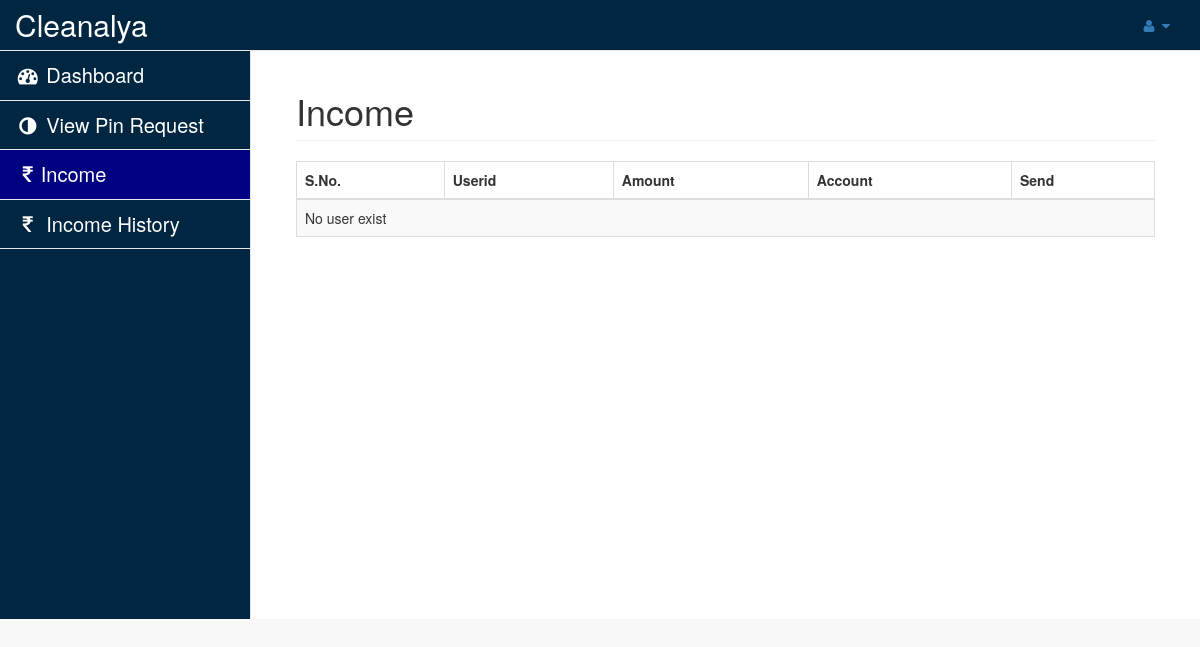
The app's page /admin/income.php (signed in), older data.
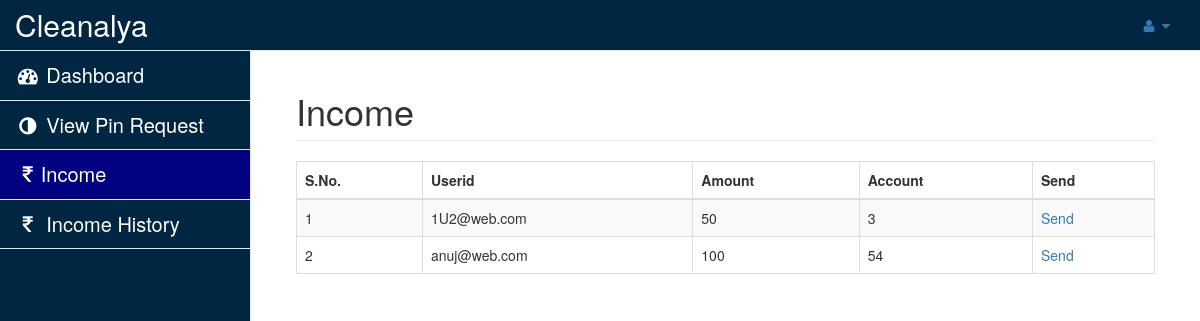
The same page, newer data.
### tables this page shows
CREATE TABLE `income` (
  `id` int(11) NOT NULL,
  `userid` varchar(50) DEFAULT NULL,
  `current_bal` int(11) NOT NULL,
  `total_bal` int(11) DEFAULT 0
);

CREATE TABLE `user` (
  `id` int(11) NOT NULL,
  `name` varchar(100) NOT NULL,
  `email` varchar(50) NOT NULL,
  `password` varchar(30) NOT NULL,
  `mobile` varchar(12) NOT NULL,
  `address` text NOT NULL,
  `account` varchar(20) NOT NULL,
  `under_userid` varchar(50) NOT NULL,
  `amount` int(11) NOT NULL,
  `side` enum('first','second','third','fourth','fifth','sixth','seventh','eighth','ninth','tenth') NOT NULL
);

### admin/income.php (the view, shortened to what this page needs)
<?php
require('php-includes/connect.php');
?>
<!DOCTYPE html>
<html lang="en">
<head>
    <link href="vendor/bootstrap/css/bootstrap.min.css" rel="stylesheet">
    <link href="vendor/metisMenu/metisMenu.min.css" rel="stylesheet">
    <link href="dist/css/sb-admin-2.css" rel="stylesheet">
    <link href="vendor/font-awesome/css/font-awesome.min.css" rel="stylesheet" type="text/css">
</head>
<body>
    <div id="wrapper" style="background-color: #002642">
        <?php include('php-includes/menu.php'); ?>
        <div id="page-wrapper">
            <div class="container-fluid">
                <div class="row">
                    <div class="col-lg-12">
                        <h1 class="page-header">Income</h1>
                    </div>
                </div>
                <div class="row">
                	<div class="col-lg-12">
                    	<div class="table-responsive">
                        	<table class="table table-bordered table-striped">
                            	<thead>
                                	<tr>
                                    	<th>S.No.</th>
                                        <th>Userid</th>
                                        <th>Amount</th>
                                        <th>Account</th>
                                        <th>Send</th>
                                    </tr>
                                </thead>
                                <tbody>
								<?php
                                	$query = mysqli_query($con,"select * from income where current_bal>0");
									if(mysqli_num_rows($query)>0){
										$i=1;
										while($row=mysqli_fetch_array($query)){
											$userid = $row['userid'];
											$amount = $row['total_bal'];
											$query_user = mysqli_query($con,"select * from user where email='$userid'");
											$result = mysqli_fetch_array($query_user);
											$account = $result['account'];
										?>
                                        	<tr>
                                            	<td><?php echo $i; ?></td>
                                                <td><?php echo $userid; ?></td>
                                                <td><?php echo $row['current_bal']; ?></td>
                                                <td><?php echo $account; ?></td>
                                                <td><a href="income.php?<?php echo 'userid='.$userid.'&amount='.$amount ?>">Send</a></td>
                                            </tr>
                                        <?php
											$i++;
										}
									}
									else{
									?>
                                    	<tr>
                                        	<td colspan="5">No user exist</td>
                                        </tr>
                                    <?php
									}
                                ?>
                                </tbody>
                            </table>
                        </div>
                    </div>
                </div>
            </div>
        </div>
    </div>
</body>
</html>

### admin/php-includes/menu.php (shortened to what this page needs)
<div id="wrapper" style="background-color: #002642; ">
<nav class="navbar navbar-default navbar-static-top" role="navigation" style="margin-bottom: 0 ; background-color: #002642">
            <div class="navbar-header">
                <a class="navbar-brand" href="home.php" style="font-size:30px; color:#fff ">Cleanalya</a>
            </div>
            <ul class="nav navbar-top-links navbar-right">
                <li class="dropdown">
                    <a class="dropdown-toggle" data-toggle="dropdown" href="#">
                        <i class="fa fa-user fa-fw"></i> <i class="fa fa-caret-down"></i>
                    </a>
                </li>
            </ul>
            <div class="navbar-default sidebar" role="navigation" style="background-color: #002642">
                <div class="sidebar-nav navbar-collapse">
                    <ul class="nav" id="side-menu">
                        <li>
                            <a href="home.php" style="font-size:20px; color:#fff" >
                            <i class="fa fa-dashboard fa-fw" style="font-size:20px; "></i> Dashboard</a>
                        </li>
                        <li>
                            <a href="view-pin-request.php" style="font-size:20px ;color:#fff" >
                            <i class="fa fa-adjust fa-fw" style="font-size:20px" ></i> View Pin Request</a>
                        </li>
                        <li>
                            <a href="income.php"  style="font-size:20px ;color:#fff">
                            <i  class="fa fa-rupee fa-fw" style="font-size:20px" ></i>Income</a>
                        </li>
                        <li>
                            <a href="income-history.php"  style="font-size:20px ;color:#fff">
                            <i  class="fa fa-rupee fa-fw" style="font-size:20px" ></i> Income History</a>
                        </li>
                    </ul>
                </div>
            </div>
        </nav>
        </div>

### admin/php-includes/menu.php (style rules this page uses)
.sidebar ul li a.active { background-color: #000080; }

Row changes from the older to the newer data that the page shows:
added income: userid "1U2@web.com", current_bal "50", user.account "3"
added income: userid "anuj@web.com", current_bal "100", user.account "54"
Text that changed along with them:
text no longer shown: "No user exist"
